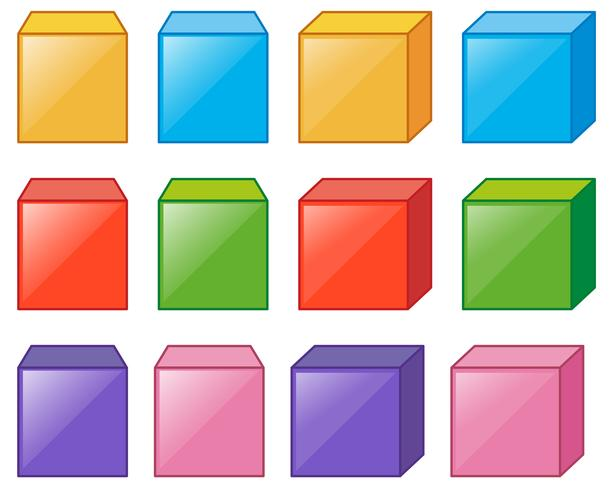
#> input picture cubos.jpg, 609 x 490 px, found by its file name
$ python Programa1.py
#> lines starting #> are read from the running program, lines starting #| are printed output that depends on the picture
import cv2
import numpy as np
import matplotlib.pyplot as plt

# Leer imagen
imagen = cv2.imread('C:/Users/Tibs/Documents/python/cubos.jpg')
#> imagen is the input picture: shape (490, 609, 3); mean B, G, R 175.6, 182.7, 195.8
gris = cv2.cvtColor(imagen,cv2.COLOR_BGR2GRAY)
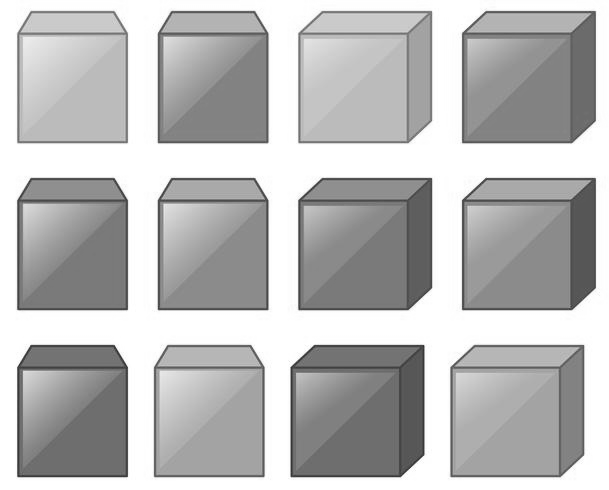
#> gris: shape (490, 609); min 41, max 255, mean 185.8
bordes = cv2.Canny(gris, 100, 200)
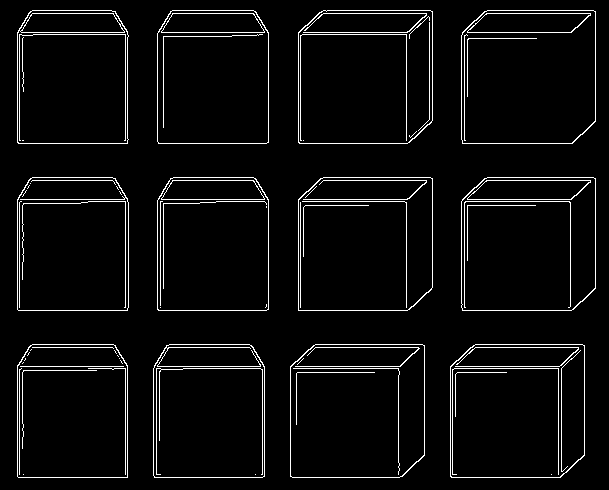
#> bordes: shape (490, 609); 4.5% white in thin lines or dots
# Muestra imagen en una ventana
cv2.imshow('Imagen Original', imagen)
cv2.imshow('Imagen color gris', gris)
cv2.imshow('Imagen gris bordes', bordes)
# Espera hasta que el usuario presione una tecla
cv2.waitKey(0)
# Cierra todas las ventanas
cv2.destroyAllWindows()
